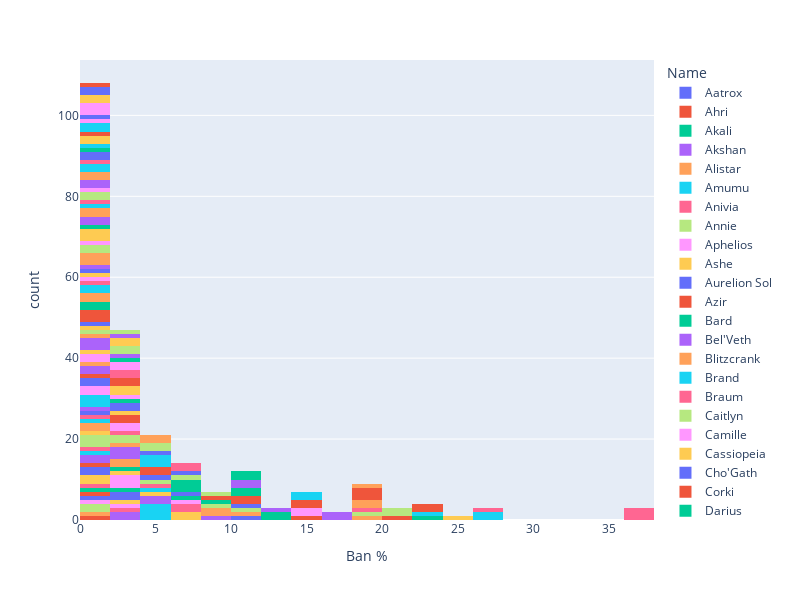

Source (notebook cell):
### Code cell
# Distrubuition of bans
px.histogram(df,'Ban %', color='Name', width=800 , height=600)
